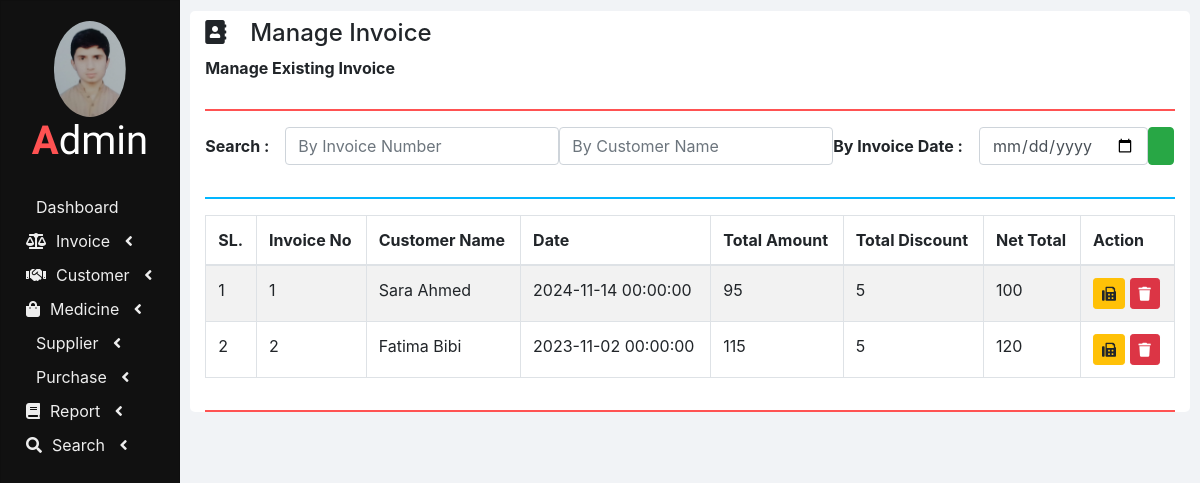
Page /manage_invoice.php on the committed database.
### tables this page shows
CREATE TABLE IF NOT EXISTS invoices (
  INVOICE_ID INT AUTO_INCREMENT PRIMARY KEY,
  NET_TOTAL DOUBLE NOT NULL DEFAULT 0,
  INVOICE_DATE DATETIME NOT NULL DEFAULT CURRENT_TIMESTAMP,
  CUSTOMER_ID INT NOT NULL,
  TOTAL_AMOUNT DOUBLE NOT NULL,
  TOTAL_DISCOUNT DOUBLE NOT NULL,
  FOREIGN KEY (CUSTOMER_ID) REFERENCES customers(ID) ON DELETE CASCADE ON UPDATE CASCADE
);

CREATE TABLE IF NOT EXISTS customers (
  ID INT AUTO_INCREMENT PRIMARY KEY,
  NAME VARCHAR(100) NOT NULL,
  CONTACT_NUMBER VARCHAR(15) NOT NULL,
  ADDRESS VARCHAR(255) NOT NULL,
  DOCTOR_NAME VARCHAR(100) NOT NULL,
  DOCTOR_ADDRESS VARCHAR(255) NOT NULL
);

### php/manage_invoice.php (the view, shortened to what this page needs)
<?php
function showInvoices() {
    require "db_connection.php";
    if ($con) {
        $seq_no = 0;
        $query = "SELECT * FROM invoices INNER JOIN customers ON invoices.CUSTOMER_ID = customers.ID";
        $result = mysqli_query($con, $query);
        while ($row = mysqli_fetch_array($result)) {
            $seq_no++;
            showInvoiceRow($seq_no, $row);
        }
    }
}
function showInvoiceRow($seq_no, $row) {
    ?>
    <tr>
        <td><?php echo $seq_no; ?></td>
        <td><?php echo $row['INVOICE_ID']; ?></td>
        <td><?php echo $row['NAME']; ?></td>
        <td><?php echo $row['INVOICE_DATE']; ?></td>
        <td><?php echo $row['TOTAL_AMOUNT']; ?></td>
        <td><?php echo $row['TOTAL_DISCOUNT']; ?></td>
        <td><?php echo $row['NET_TOTAL']; ?></td>
        <td>
            <button class="btn btn-warning btn-sm" onclick="printInvoice(<?php echo $row['INVOICE_ID']; ?>);">
                <i class="fa fa-fax"></i>
            </button>
            <button class="btn btn-danger btn-sm" onclick="deleteInvoice(<?php echo $row['INVOICE_ID']; ?>);">
                <i class="fa fa-trash"></i>
            </button>
        </td>
    </tr>
    <?php
}
?>

### css/sidenav.css (style rules this page uses)
body { background-color: #f1f3f6; }
.sidenav { width: 15%; height: 100vh; background-color: #222222; position: fixed; z-index: 1; flex: 1 0 auto; }
.card { width: 100%; height: 100%; top: 0; border-radius: 0; background-color: #111111; }
.logo .logo-caption { font-family: 'Poiret One', cursive; color: #ffffff; text-align: center; margin-bottom: 25px; }
.logo .profile { margin-left: 50%; border-radius: 50%; transform: translate(-50%); }
.logo .tweak { color: #ff5252; font-weight: bold; }
.main-menu-item { padding: 5px 5px; cursor: pointer; }
.main-menu-item > a { color: #eeeeee; text-decoration: none; font-size: 16px; }
.main-menu-item > a > span { margin-left: 10px; }

### css/home.css (style rules this page uses)
html, body { height: 100vh; }

### rows in the picture
invoices: seq_no "1", INVOICE_ID "1", CUSTOMER_ID.NAME "Sara Ahmed", INVOICE_DATE "2024-11-14 00:00:00", TOTAL_AMOUNT "95", TOTAL_DISCOUNT "5", NET_TOTAL "100"
invoices: seq_no "2", INVOICE_ID "2", CUSTOMER_ID.NAME "Fatima Bibi", INVOICE_DATE "2023-11-02 00:00:00", TOTAL_AMOUNT "115", TOTAL_DISCOUNT "5", NET_TOTAL "120"

### other values in the picture
$heading "Manage Invoice"
$sub_heading "Manage Existing Invoice"
